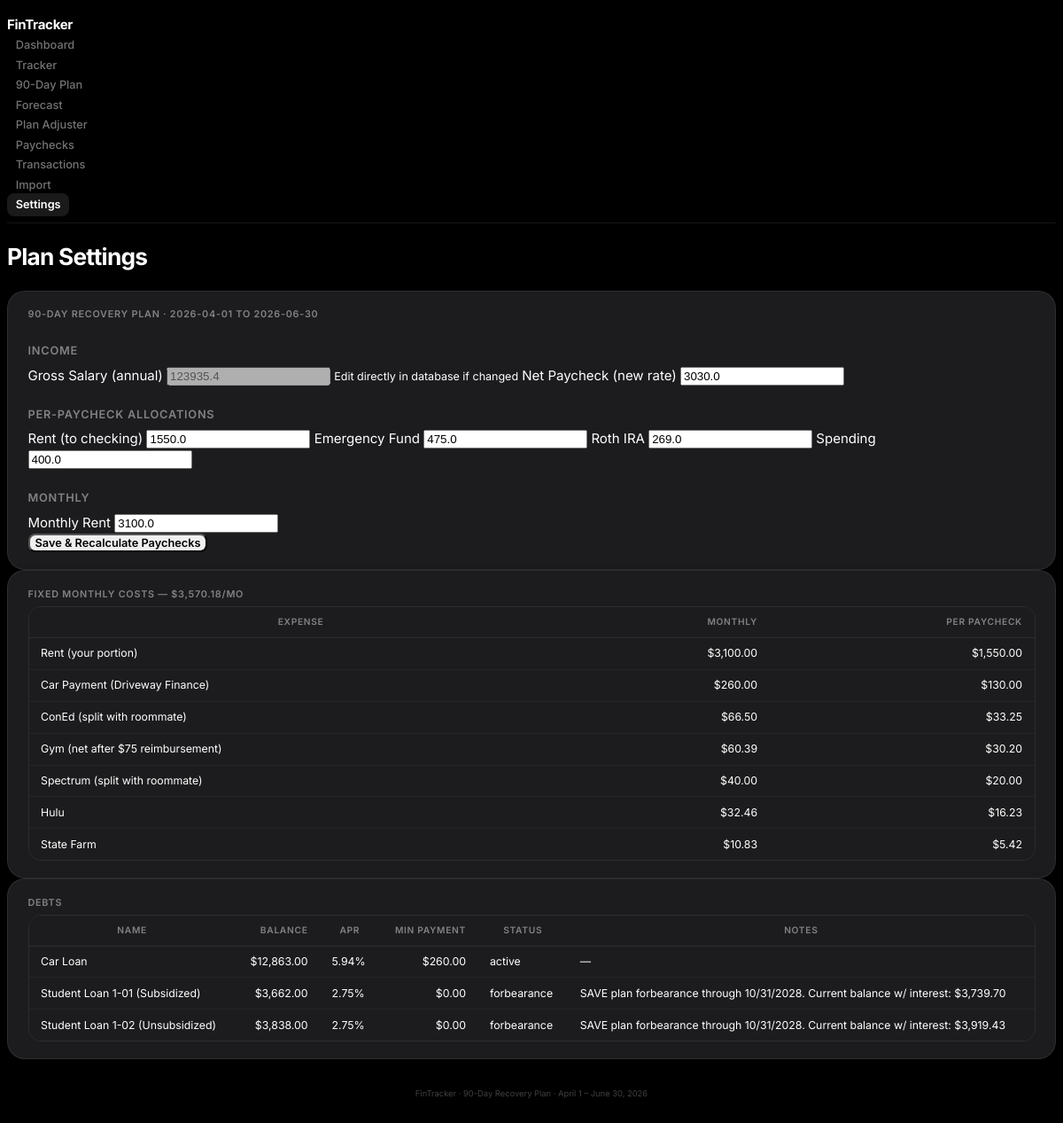
The page /settings on the database its author committed.
### tables this page shows
CREATE TABLE plan_periods (
    id INTEGER PRIMARY KEY AUTOINCREMENT,
    name TEXT NOT NULL,
    start_date TEXT NOT NULL,
    end_date TEXT NOT NULL,
    gross_salary REAL,
    net_paycheck_old REAL,
    net_paycheck_new REAL,
    raise_effective_date TEXT,
    pay_frequency TEXT DEFAULT 'biweekly',
    alloc_rent REAL,
    alloc_efund REAL,
    alloc_roth_ira REAL,
    alloc_spending REAL,
    alloc_buffer REAL,
    monthly_rent REAL,
    rent_account_start_balance REAL DEFAULT 0,
    created_at TEXT DEFAULT (datetime('now'))
);

CREATE TABLE fixed_costs (
    id INTEGER PRIMARY KEY AUTOINCREMENT,
    plan_id INTEGER NOT NULL REFERENCES plan_periods(id),
    name TEXT NOT NULL,
    amount REAL NOT NULL,
    frequency TEXT DEFAULT 'monthly',
    is_active INTEGER DEFAULT 1
);

CREATE TABLE debts (
    id INTEGER PRIMARY KEY AUTOINCREMENT,
    plan_id INTEGER NOT NULL REFERENCES plan_periods(id),
    name TEXT NOT NULL,
    balance REAL,
    apr REAL,
    min_payment REAL,
    maturity_date TEXT,
    status TEXT DEFAULT 'active',
    notes TEXT
);

### app.py (the view, shortened to what this page needs)
@app.route("/settings", methods=["GET", "POST"])
def settings():
    db = get_db()
    plan = models.get_plan(db)
    fixed_costs = models.get_fixed_costs(db)
    debts = models.get_debts(db)
    return render_template("settings.html", plan=plan, fixed_costs=fixed_costs, debts=debts)

### app.py (called while the page is built)
def get_db():
    if "db" not in g:
        g.db = sqlite3.connect(DB_PATH)
        g.db.row_factory = sqlite3.Row
        g.db.execute("PRAGMA foreign_keys = ON")
    return g.db

### models.py (called while the page is built)
def get_plan(db, plan_id=1):
    row = db.execute("SELECT * FROM plan_periods WHERE id = ?", (plan_id,)).fetchone()
    return dict(row) if row else None

def get_fixed_costs(db, plan_id=1):
    rows = db.execute(
        "SELECT * FROM fixed_costs WHERE plan_id = ? ORDER BY amount DESC", (plan_id,)
    ).fetchall()
    return [dict(r) for r in rows]

def get_debts(db, plan_id=1):
    rows = db.execute(
        "SELECT * FROM debts WHERE plan_id = ? ORDER BY apr DESC", (plan_id,)
    ).fetchall()
    return [dict(r) for r in rows]

### templates/settings.html (shortened to what this page needs)
{% extends "base.html" %}
{% block content %}
<h1>Plan Settings</h1>
{% if plan %}
<article>
    <header>{{ plan.name }} &middot; {{ plan.start_date }} to {{ plan.end_date }}</header>
    <form method="post">
        <h3>Income</h3>
        <div class="grid">
            <label>
                Gross Salary (annual)
                <input type="number" step="0.01" name="gross_salary" value="{{ plan.gross_salary }}" disabled>
                <small>Edit directly in database if changed</small>
            </label>
            <label>
                Net Paycheck (new rate)
                <input type="number" step="0.01" name="net_paycheck_new" value="{{ plan.net_paycheck_new }}">
            </label>
        </div>
        <h3>Per-Paycheck Allocations</h3>
        <div class="grid">
            <label>
                Rent (to checking)
                <input type="number" step="0.01" name="alloc_rent" value="{{ plan.alloc_rent }}">
            </label>
            <label>
                Emergency Fund
                <input type="number" step="0.01" name="alloc_efund" value="{{ plan.alloc_efund }}">
            </label>
            <label>
                Roth IRA
                <input type="number" step="0.01" name="alloc_roth_ira" value="{{ plan.alloc_roth_ira }}">
            </label>
            <label>
                Spending
                <input type="number" step="0.01" name="alloc_spending" value="{{ plan.alloc_spending }}">
            </label>
        </div>
        <h3>Monthly</h3>
        <div class="grid">
            <label>
                Monthly Rent
                <input type="number" step="0.01" name="monthly_rent" value="{{ plan.monthly_rent }}">
            </label>
        </div>
        <button type="submit">Save & Recalculate Paychecks</button>
    </form>
</article>
<article>
    <header>Fixed Monthly Costs — ${{ "{:,.2f}".format(fixed_costs|sum(attribute='amount')) }}/mo</header>
    <figure>
        <table>
            <thead>
                <tr><th>Expense</th><th style="text-align:right">Monthly</th><th style="text-align:right">Per Paycheck</th></tr>
            </thead>
            <tbody>
                {% for fc in fixed_costs %}
                <tr>
                    <td>{{ fc.name }}</td>
                    <td style="text-align:right">${{ "{:,.2f}".format(fc.amount) }}</td>
                    <td style="text-align:right">${{ "{:,.2f}".format(fc.amount / 2) }}</td>
                </tr>
                {% endfor %}
            </tbody>
        </table>
    </figure>
</article>
<article>
    <header>Debts</header>
    <figure>
        <table>
            <thead>
                <tr><th>Name</th><th style="text-align:right">Balance</th><th>APR</th><th style="text-align:right">Min Payment</th><th>Status</th><th>Notes</th></tr>
            </thead>
            <tbody>
                {% for d in debts %}
                <tr>
                    <td>{{ d.name }}</td>
                    <td style="text-align:right">${{ "{:,.2f}".format(d.balance) }}</td>
                    <td>{{ d.apr }}%</td>
                    <td style="text-align:right">${{ "{:,.2f}".format(d.min_payment) }}</td>
                    <td>{{ d.status }}</td>
                    <td>{{ d.notes or "—" }}</td>
                </tr>
                {% endfor %}
            </tbody>
        </table>
    </figure>
</article>
{% endif %}
{% endblock %}

### static/style.css (style rules this page uses)
:root { --bg: #000000; --bg-card: #1C1C1E; --bg-card-2: #2C2C2E; --bg-elevated: #3A3A3C; --border: rgba(255, 255, 255, 0.08); --text: #FFFFFF; --text-muted: rgba(255, 255, 255, 0.45); --text-subtle: rgba(255, 255, 255, 0.25); --green: #32D74B; --green-dim: rgba(50, 215, 75, 0.15); --red: #FF453A; --red-dim: rgba(255, 69, 58, 0.15); --blue: #0A84FF; --blue-dim: rgba(10, 132, 255, 0.15); --amber: #FF9F0A; --amber-dim: rgba(255, 159, 10, 0.12); --purple: #BF5AF2; --radius-sm: 8px; --radius-md: 14px; --radius-lg: 20px; --shadow: 0 4px 24px rgba(0, 0, 0, 0.5); --shadow-sm: 0 2px 8px rgba(0, 0, 0, 0.35); }
[data-theme="dark"] { --pico-background-color: var(--bg); --pico-card-background-color: var(--bg-card); --pico-card-border-color: var(--border); --pico-muted-color: var(--text-muted); --pico-primary: var(--blue); --pico-color: var(--text); --pico-secondary-background: var(--bg-card-2); --pico-table-border-color: var(--border); --pico-nav-background-color: transparent; }
*, *::before, *::after { box-sizing: border-box; }
html, body { background: var(--bg); color: var(--text); font-family: 'Inter', -apple-system, BlinkMacSystemFont, sans-serif; -webkit-font-smoothing: antialiased; font-size: 15px; line-height: 1.5; }
h1 { font-size: 1.75rem; font-weight: 700; letter-spacing: -0.03em; margin-bottom: 1.25rem; color: var(--text); }
h3 { font-size: 0.85rem; font-weight: 600; text-transform: uppercase; letter-spacing: 0.06em; color: var(--text-muted); margin-top: 1.5rem; margin-bottom: 0.5rem; }
article { background: var(--bg-card); border: 1px solid var(--border); border-radius: var(--radius-lg); padding: 1.25rem 1.5rem; box-shadow: var(--shadow-sm); }
article header { font-size: 0.72rem; font-weight: 600; text-transform: uppercase; letter-spacing: 0.07em; color: var(--text-muted); margin-bottom: 0.35rem; padding: 0; background: none; border: none; }
figure { margin: 0; overflow: hidden; border-radius: var(--radius-md); border: 1px solid var(--border); }
figure table { font-size: 0.82rem; width: 100%; border-collapse: collapse; background: var(--bg-card); }
figure table th { font-size: 0.68rem; font-weight: 600; text-transform: uppercase; letter-spacing: 0.07em; color: var(--text-muted); background: var(--bg-card); padding: 0.6rem 0.9rem; border-bottom: 1px solid var(--border); }
figure table td { padding: 0.55rem 0.9rem; border-bottom: 1px solid rgba(255,255,255,0.04); color: var(--text); }
figure table tr:last-child td { border-bottom: none; }
[role="button"], button, input[type="submit"] { border-radius: var(--radius-sm); font-family: 'Inter', sans-serif; font-weight: 600; font-size: 0.85rem; transition: opacity 0.15s, transform 0.1s; }

### rows shown on the page
plan_periods: name "90-DAY RECOVERY PLAN", start_date "2026-04-01", end_date "2026-06-30", gross_salary "123935.4", net_paycheck_new "3030.0", alloc_rent "1550.0", alloc_efund "475.0", alloc_roth_ira "269.0", alloc_spending "400.0", monthly_rent "3100.0"
fixed_costs: name "Rent (your portion)", amount "3,100.00", fc.amount/2 "1,550.00"
fixed_costs: name "Car Payment (Driveway Finance)", amount "260.00", fc.amount/2 "130.00"
fixed_costs: name "ConEd (split with roommate)", amount "66.50", fc.amount/2 "33.25"
fixed_costs: name "Gym (net after $75 reimbursement)", amount "60.39", fc.amount/2 "30.20"
fixed_costs: name "Spectrum (split with roommate)", amount "40.00", fc.amount/2 "20.00"
fixed_costs: name "Hulu", amount "32.46", fc.amount/2 "16.23"
fixed_costs: name "State Farm", amount "10.83", fc.amount/2 "5.42"
debts: name "Car Loan", balance "12,863.00", apr "5.94", min_payment "260.00", status "active", notes "—"
debts: name "Student Loan 1-01 (Subsidized)", balance "3,662.00", apr "2.75", min_payment "0.00", status "forbearance", notes "SAVE plan forbearance through 10/31/2028. Current balance w/ interest: $3,739.70"
debts: name "Student Loan 1-02 (Unsubsidized)", balance "3,838.00", apr "2.75", min_payment "0.00", status "forbearance", notes "SAVE plan forbearance through 10/31/2028. Current balance w/ interest: $3,919.43"

### other values the page prints
{{ "{:,.2f}".format(fixed_costs|sum(attribute='amount')) }} "3,570.18"
